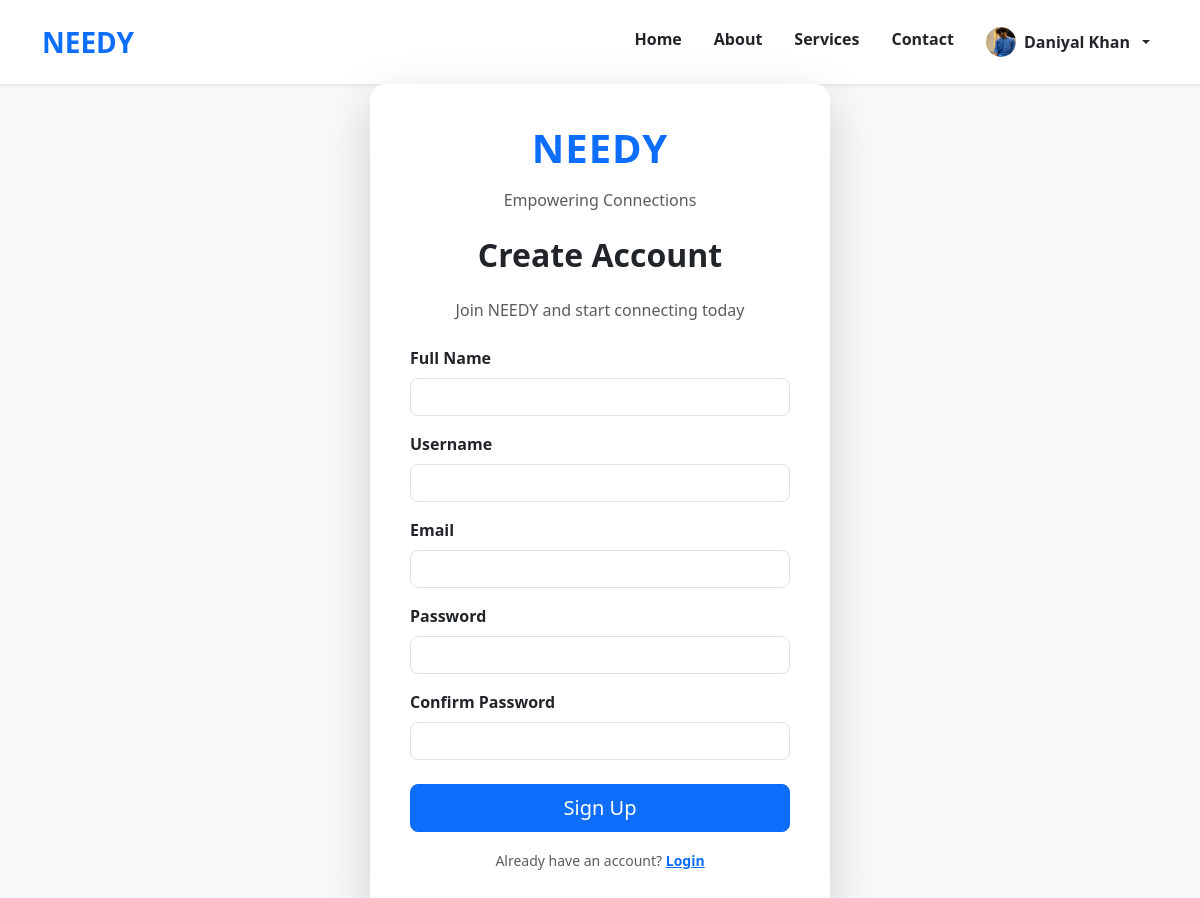
The page /register/ (signed in) on the database its author committed.
### lazarus/models.py (models this page shows)
class User(AbstractUser):
    headline = models.CharField(max_length=255, blank=True)
    name = models.CharField(max_length=200,null=True)
    email = models.EmailField(unique=True, null=True)
    bio = models.TextField(null=True)
    avatar = models.ImageField(null=True,default='avatar.svg')
    skills = models.ManyToManyField('Skill', null=True)
    groups = models.ManyToManyField(
        'auth.Group',
        related_name='custom_user_set',
        blank=True
    )
    user_permissions = models.ManyToManyField(
        'auth.Permission',
        related_name='custom_user_permissions_set',
        blank=True
    )

### lazarus/views.py (the view)
# urls.py: path('register/',views.registration,name= 'Register'),
def registration(request):
    if request.method == "POST":
        form = myusercreationform(request.POST)
        email = request.POST.get('email')
        username = request.POST.get('username')
        password1 = request.POST.get('password1')
        password2 = request.POST.get('password2')
        if password1 != password2:
            messages.error(request,'Password Did Not Match')
            return render(request, 'lazarus/Registration.html', {'form': form})
        if User.objects.filter(email=email).exists():
            messages.error(request,'Email Address Already Exist')
            return render(request, 'lazarus/Registration.html', {'form': form})
        if User.objects.filter(username=username).exists():
            messages.error(request,'Username Already Exist')
            return render(request, 'lazarus/Registration.html', {'form': form})
        if form.is_valid():
            form.save()
            messages.success(request, 'Account created successfully')
            return redirect('login')  # Or any page you want to redirect to
    else:
        form = myusercreationform()
    print('failed1')
    return render(request, template_name='lazarus/Registration.html',context={'form':form})

### lazarus/form.py
class myusercreationform(UserCreationForm):
    class Meta:
        model = User
        fields = ['username','name', 'email', 'password1', 'password2']

### lazarus/templates/lazarus/Registration.html (shortened to what this page needs)
{% extends 'index.html' %}
{% block content %}
<body class="bg-light">
  <div class="container d-flex justify-content-center align-items-center min-vh-100">
    <div class="card shadow-lg border-0 rounded-4 p-4" style="max-width: 460px; width: 100%;">
      <div class="card-body">
        <h1 class="text-center fw-bold text-primary mb-3" style="letter-spacing: 1px;">NEEDY</h1>
        <p class="text-center text-muted mb-4">Empowering Connections</p>
        <h2 class="text-center text-dark fw-bold mb-4">Create Account</h2>
        <p class="text-center text-muted mb-4">Join NEEDY and start connecting today</p>
        <form method="POST">
    <div class="mb-3">
            <label for="name" class="form-label fw-semibold">Full Name</label>
            <input type="text" class="form-control rounded-3" id="name" name="name" required>
          </div>
          <div class="mb-3">
            <label for="username" class="form-label fw-semibold">Username</label>
            <input type="text" class="form-control rounded-3" id="username" name="username" required>
          </div>
          <div class="mb-3">
            <label for="email" class="form-label fw-semibold">Email</label>
            <input type="email" class="form-control rounded-3" id="email" name="email" required>
          </div>
          <div class="mb-3">
            <label for="password1" class="form-label fw-semibold">Password</label>
            <input type="password" class="form-control rounded-3" id="password1" name="password1" required>
          </div>
          <div class="mb-4">
            <label for="password2" class="form-label fw-semibold">Confirm Password</label>
            <input type="password" class="form-control rounded-3" id="password2" name="password2" required>
          </div>
          <div class="d-grid mb-3">
            <button type="submit" class="btn btn-primary btn-lg rounded-3">Sign Up</button>
          </div>
          <div class="text-center">
            <small class="text-muted">
              Already have an account?
              <a href="{% url 'login' %}" class="text-primary fw-semibold">Login</a>
            </small>
          </div>
        </form>
      </div>
    </div>
  </div>
</body>
{% endblock %}

### templates/index.html (shortened to what this page needs)
<!DOCTYPE html>
<html lang="en">
<head>
  <link
    href="https://cdn.jsdelivr.net/npm/bootstrap@5.3.3/dist/css/bootstrap.min.css"
    rel="stylesheet"
  />
</head>
<body>
  <nav class="navbar navbar-expand-lg navbar-light bg-white shadow-sm py-3">
    <div class="container">
      <a class="navbar-brand fw-bold text-primary fs-3" href="{% url 'homeview' %}">NEEDY</a>
      <div class="collapse navbar-collapse" id="navbarNav">
        <ul class="navbar-nav ms-auto gap-3">
          <li class="nav-item">
            <a class="nav-link active fw-semibold text-dark" aria-current="page" href="#">Home</a>
          </li>
          <li class="nav-item">
            <a class="nav-link fw-semibold text-dark" href="#">About</a>
          </li>
          <li class="nav-item">
            <a class="nav-link fw-semibold text-dark" href="#">Services</a>
          </li>
          <li class="nav-item">
            <a class="nav-link fw-semibold text-dark" href="#">Contact</a>
          </li>
          {% if request.user.is_authenticated %}
          <li class="nav-item dropdown">
            <a class="nav-link dropdown-toggle d-flex align-items-center gap-2 fw-semibold text-dark"
               href="#" id="navbarDropdown" role="button" data-bs-toggle="dropdown" aria-expanded="false">
              <img src="{{ request.user.avatar.url }}"
                   alt="Avatar"
                   class="rounded-circle"
                   width="30"
                   height="30" />
              {{ request.user.first_name|default:request.user.name }}
            </a>
          </li>
          {% endif %}
        </ul>
      </div>
    </div>
  </nav>
  {% block content %}
  {% endblock %}
</body>
</html>

### rows shown on the page
User: user.avatar (picture), user.first_name "Daniyal Khan"
